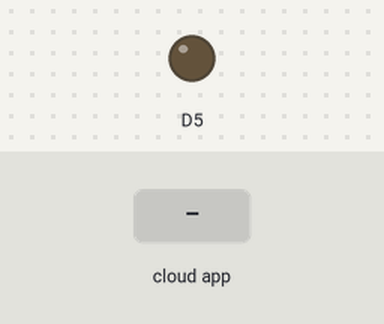
Simulated run of this sketch. Board: ESP8266 (NodeMCU). Parts: output pins drawn as LEDs (lit = HIGH). The test bench sets the inputs (shaded band). WiFi joins after 1.5 s; servers stay silent unless stated; no MQTT or app messages arrive unless stated; what the sketch prints to the serial monitor is not drawn.

Above: at 2.7 s.
2.8 s: the phone or cloud app sets LED to ON
At 3.3 s:
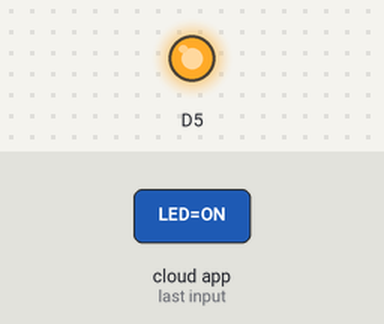
4.3 s: the phone or cloud app sets LED to OFF
At 5.2 s:
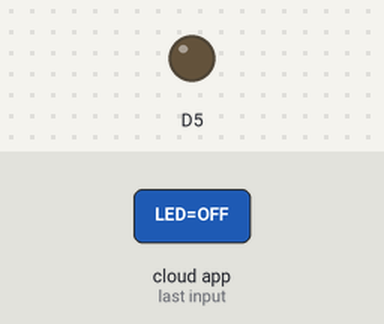
Timing chart, 0 to 7.3 s (numbered marks = the images above; inputs shaded):
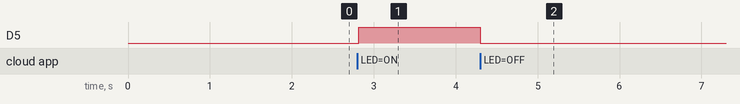

The sketch:

Program_Adafruit_IO_Kontrol_LED.ino
```cpp
/***************************************
 * Project Adafruit IO Kontrol LED
 * Board  : NodeMCU ESP8266 V3
 * Input  : MQTT Adafruit IO
 * Output : LED
 * 99 Proyek IoT
 * www.ardutech.com
 ****************************************/
#include <ESP8266WiFi.h>
#include "Adafruit_MQTT.h"
#include "Adafruit_MQTT_Client.h"
//---GANTI SESUAI DENGAN JARINGAN WIFI
//---HOTSPOT ANDA
#define WLAN_SSID       "ArdutechWiFi"  // Nama Hotspot/WiFi
#define WLAN_PASS       "12345678"      //  Password
#define AIO_SERVER      "io.adafruit.com"
#define AIO_SERVERPORT  1883
//---GANTI SESUAI DENGAN USER NAME ADAFRUIT  ANDA
#define AIO_USERNAME    "ArdutechJogja"
//---GANTI SESUAI DENGAN KEY ADAFRUIT ANDA
#define AIO_KEY         "aio_mAXJ90DJnEIBVj0IDmG6BIMZqMAW"
WiFiClient client;
// Setup the MQTT client class by passing in the WiFi client and MQTT server and login details.
Adafruit_MQTT_Client mqtt(&client, AIO_SERVER, AIO_SERVERPORT, AIO_USERNAME, AIO_KEY);
/****************************** Feeds ***************************************/
// Setup a feed called 'photocell' for publishing.
// Notice MQTT paths for AIO follow the form: <username>/feeds/<feedname>
Adafruit_MQTT_Publish photocell = Adafruit_MQTT_Publish(&mqtt, AIO_USERNAME "/feeds/photocell");
// Setup a feed called 'onoff' for subscribing to changes.
Adafruit_MQTT_Subscribe onoffbutton = Adafruit_MQTT_Subscribe(&mqtt, AIO_USERNAME "/feeds/LED");
void MQTT_connect();
//============================================
void setup() {
  Serial.begin(9600);
  pinMode(D5,OUTPUT);
  delay(10);
  // Connect to WiFi access point.
  Serial.println(); Serial.println();
  Serial.print("Connecting to... ");
  Serial.println(WLAN_SSID);
  WiFi.begin(WLAN_SSID, WLAN_PASS);
  while (WiFi.status() != WL_CONNECTED) {
    delay(500);
    Serial.print(".");
  }
  Serial.println();
  Serial.println("WiFi connected");
  Serial.println("IP address: "); Serial.println(WiFi.localIP());
  // Setup MQTT subscription for onoff feed.
  mqtt.subscribe(&onoffbutton);
}

uint32_t x=0;
//========================================================
void loop() {
  MQTT_connect();
  Adafruit_MQTT_Subscribe *subscription;
  while ((subscription = mqtt.readSubscription(5000))) {
    if (subscription == &onoffbutton) {
      Serial.print(F("Got: "));
      Serial.println((char *)onoffbutton.lastread);
      if(strcmp((char*)onoffbutton.lastread,"ON")==0){
        digitalWrite(D5,HIGH);
      }
      if(strcmp((char*)onoffbutton.lastread,"OFF")==0){
        digitalWrite(D5,LOW);
      }
    }
  }
}
//================================================
void MQTT_connect() {
  int8_t ret;
  // Stop if already connected.
  if (mqtt.connected()) {
    return;
  }
  Serial.print("Connecting to MQTT... ");
  uint8_t retries = 3;
  while ((ret = mqtt.connect()) != 0) { // connect will return 0 for connected
       Serial.println(mqtt.connectErrorString(ret));
       Serial.println("Retrying MQTT connection in 5 seconds...");
       mqtt.disconnect();
       delay(5000);  // wait 5 seconds
       retries--;
       if (retries == 0) {
         // basically die and wait for WDT to reset me
         while (1);
       }
  }
  Serial.println("MQTT Connected!");
}
```

Measured:
- after the input at 2.8 s, D5: LOW → HIGH at once
- after the input at 4.3 s, D5: HIGH → LOW at once
